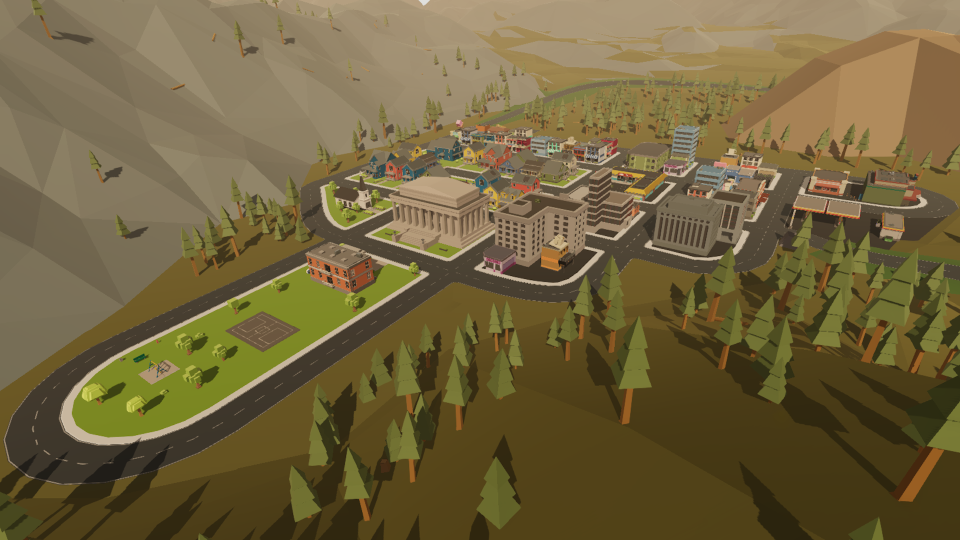
#> input picture PIL #2/backgrounds/town.png, 1920 x 1080 px, found by its file name (shown at 1/2 size); its folder holds 4 pictures in this run
$ python test2.py
#> lines starting #> are read from the running program, lines starting #| are printed output that depends on the picture; pictures that were not available may be replaced by others from this repository, and a replacement may not be noted
from PIL import Image, ImageFilter, ImageDraw, ImageFont
import os
import random
import time
from fontTools.ttLib import TTCollection

OPACITY = 200
LEFT_TEXT = 1160
RIGHT_TEXT = 1880
RIGHT_Y_POSITION = 75
FONT_PATH = "/System/Library/Fonts/HelveticaNeue.ttc"


# cards
SIZE = (500, 250)
TOP_Y_POSITION = 335
SPACING = int((1120 - (2*SIZE[0]))/3)
LEFT = SPACING + SIZE[1]
RIGHT = (1120 - SIZE[1]) - SPACING


def draw_text(text, color, position, font_size, index, anchor):
    draw = ImageDraw.Draw(im)
    font = ImageFont.truetype(FONT_PATH, font_size, index=index)
    draw.text(position, str(text), font=font, fill=color,anchor=anchor)

def text_bold(text, color, position, font_size, anchor):
    draw_text(text, color, position, font_size, 10, anchor=anchor)

def text(text, color, position, font_size, anchor):
    draw_text(text, color, position, font_size, 0, anchor=anchor)

def text_narrow(text, color, position, font_size, anchor):
    draw_text(text, color, position, font_size, 7, anchor=anchor)

def get_random_background():
    folder_path = "PIL #2/backgrounds"
    png_files = [file for file in os.listdir(folder_path)]

    image = random.choice(png_files)

    image_path = os.path.join(folder_path, image)
    im = Image.open(image_path)
#> im is the input picture: PIL image 1920x1080 RGBA; mean R, G, B, A 113.1, 99, 61.3, 255
    im = im.filter(ImageFilter.GaussianBlur(radius=5.0))

    return im

def logo(im):
    logo = Image.open("PIL #2/wb_logo.png")
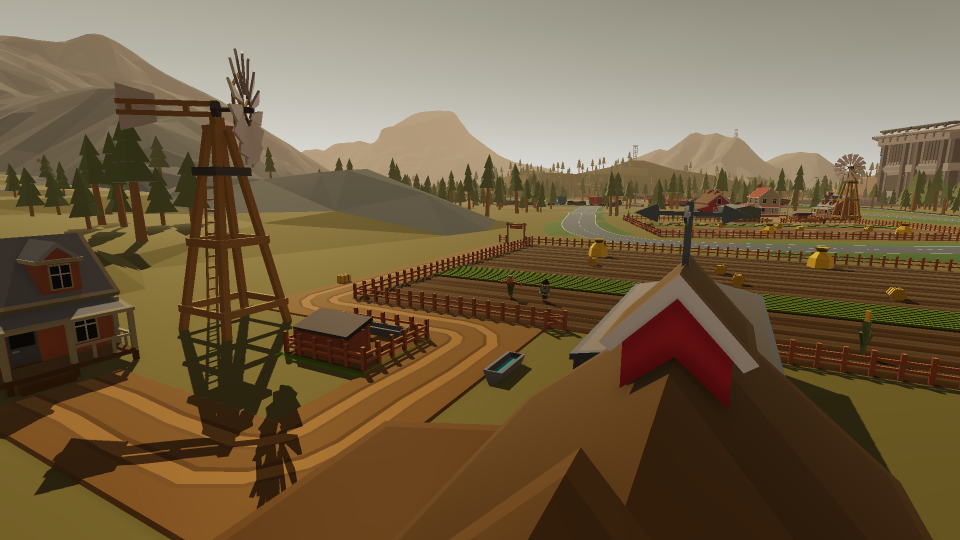
#> input picture PIL #2/backgrounds/farm.png, 1920 x 1080 px, given in place of wb_logo.png, which was not available (shown at 1/2 size)
#> logo is the input picture: PIL image 1920x1080 RGB; mean R, G, B 114.4, 95.5, 67.3

    logo = logo.resize((150,134), Image.LANCZOS).convert("RGBA")
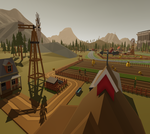
#> logo: PIL image 150x134 RGBA; mean R, G, B, A 114.4, 95.5, 67.3, 255

    im.paste(logo, (73,38), logo)

def create_right_background(im):
    shape = [(1120, 0), (1920, 1080)]
    size = shape[1][0] - shape[0][0], shape[1][1] - shape[0][1]
    print(size)

    # Create rectangle in 'RGBA' mode for transparency support
    rectangle = Image.new('RGBA', size, (0, 0, 0, 0))
#> rectangle: PIL image 800x1080 RGBA; every value is 0

    draw = ImageDraw.Draw(rectangle)

    draw.rectangle([(0, 0), (800, 1080)], fill=(0, 0, 0, OPACITY))

    # Paste the rectangle onto the image with transparency
    im.paste(rectangle, (shape[0][0], shape[0][1]), rectangle)


def profile_pic(im):
    profile_pic = Image.open("PIL #2/profile_pic.png")
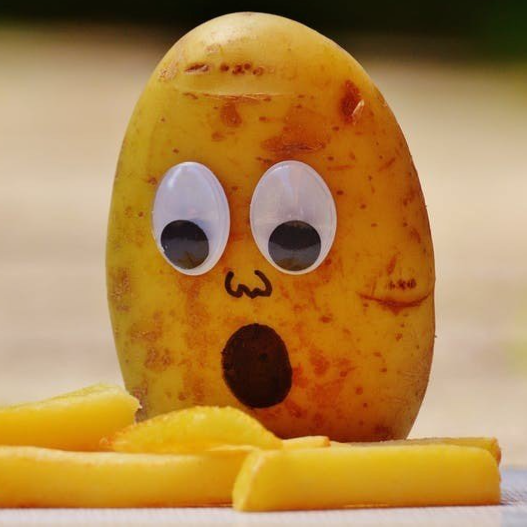
#> input picture PIL #2/profile_pic.png, 527 x 527 px, found by its file name
#> profile_pic is the input picture: PIL image 527x527 RGBA; mean R, G, B, A 175.4, 132.5, 72.5, 255

    profile_pic = profile_pic.resize((256,256), Image.LANCZOS).convert("RGBA")
#> profile_pic: PIL image 256x256 RGBA

    mask_size = (profile_pic.size[0]*4, profile_pic.size[1]*4)
#> mask_size = (1024, 1024)
    mask = Image.new("L", mask_size, 0)
#> mask: PIL image 1024x1024 L; every value is 0
    draw = ImageDraw.Draw(mask)
    draw.ellipse((0, 0, mask_size[0], mask_size[1]), fill=255)

    mask = mask.resize(profile_pic.size, Image.LANCZOS)
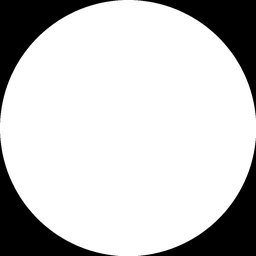
#> mask: PIL image 256x256 L; min 0, max 255, mean 200.6

    circular_img = Image.new("RGBA", profile_pic.size, (0, 0, 0, 0))
#> circular_img: PIL image 256x256 RGBA; every value is 0
    circular_img.paste(profile_pic, (0,0), mask)
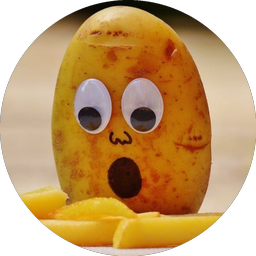
#> circular_img: PIL image 256x256 RGBA; mean R, G, B, A 142.7, 105.2, 55.5, 200.6; transparent parts drawn white

    im.paste(circular_img, (1392,RIGHT_Y_POSITION), circular_img)

def user_name(username:str, time_played:str):
    Y_POSITION = RIGHT_Y_POSITION + 300
    # username
    text_bold(text=username, color=(255,255,255), position=(1520,Y_POSITION), font_size=50, anchor="mm")
    # time played
    text_narrow(text=f"{time_played} hours", color=(255,255,255), position=(1520,Y_POSITION + 50), font_size=50, anchor="mm")


def damage_dealt(damage:str, percentile:str):
    Y_POSITION = RIGHT_Y_POSITION + 430
    # description
    text_narrow(text="Damage Dealt:", color=(255,255,255), position=(LEFT_TEXT,Y_POSITION), font_size=50, anchor="lm")
    # damage dealt
    text_bold(text=damage, color=(255,255,255), position=(LEFT_TEXT,Y_POSITION + 60), font_size=55, anchor="lm")
    # percentile
    text_narrow(text=f"Top {percentile}%", color=(255,255,255), position=(RIGHT_TEXT,Y_POSITION), font_size=40, anchor="rm")

def kdr(kdr:str, percentile:str):
    Y_POSITION = RIGHT_Y_POSITION + 560
    # description
    text_narrow(text="Kills / Death:", color=(255,255,255), position=(LEFT_TEXT,Y_POSITION), font_size=50, anchor="lm")
    # kdr
    text_bold(text=kdr, color=(255,255,255), position=(LEFT_TEXT,Y_POSITION + 60), font_size=55, anchor="lm")
    # percentile
    text_narrow(text=f"Top {percentile}%", color=(255,255,255), position=(RIGHT_TEXT,Y_POSITION), font_size=40, anchor="rm")

def kpm(kpm:str, percentile:str):
    Y_POSITION = RIGHT_Y_POSITION + 690
    # description
    text_narrow(text="Kills / Min:", color=(255,255,255), position=(LEFT_TEXT,Y_POSITION), font_size=50, anchor="lm")
    # kpm
    text_bold(text=kpm, color=(255,255,255), position=(LEFT_TEXT,Y_POSITION + 60), font_size=55, anchor="lm")
    # percentile
    text_narrow(text=f"Top {percentile}%", color=(255,255,255), position=(RIGHT_TEXT,Y_POSITION), font_size=40, anchor="rm")

def level(level:str, percentage:str, xp:str, percentile:str):
    Y_POSITION = RIGHT_Y_POSITION + 820
    # level
    text_bold(text=f"Level {level}", color=(255,255,255), position=(LEFT_TEXT,Y_POSITION), font_size=55, anchor="lm")
    # percent to next level
    text_narrow(text=f"{percentage}% to next level", color=(255,255,255), position=(LEFT_TEXT,Y_POSITION + 50), font_size=50, anchor="lm")
    # XP
    text_narrow(text=f"XP: {xp}", color=(255,255,255), position=(LEFT_TEXT,Y_POSITION + 100), font_size=50, anchor="lm")
    # percentile
    text_narrow(text=f"Top {percentile}%", color=(255,255,255), position=(RIGHT_TEXT,Y_POSITION), font_size=40, anchor="rm")

def create_rounded_rectangle(image, size, corner_radius, color, position, scale_factor=3):
#> called with size = (500, 250), corner_radius = 10, color = (0, 0, 0, 200), position = (290, 335), scale_factor = 3
    width, height = size
    scaled_size = (width * scale_factor, height * scale_factor)
    scaled_radius = corner_radius * scale_factor

    # centre on position, rather than top left
    position = int(position[0] - width/2), int(position[1] - height/2)

    # Create a scaled-up image
    rectangle = Image.new('RGBA', scaled_size, (0, 0, 0, 0))
#> rectangle: PIL image 1500x750 RGBA; every value is 0
    draw = ImageDraw.Draw(rectangle)

    # Draw the rounded rectangle on the scaled image
    draw.rounded_rectangle(
        [(0, 0), scaled_size],
        radius=scaled_radius,
        fill=color
    )

    # Downscale the image to the target size to apply anti-aliasing
    rounded_rectangle = rectangle.resize(size, Image.LANCZOS)
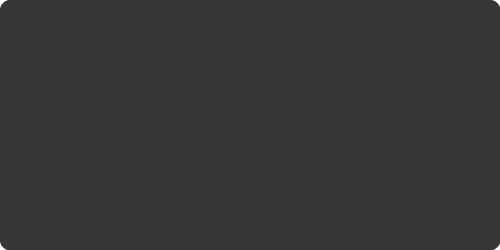
#> rounded_rectangle: PIL image 500x250 RGBA; mean R, G, B, A 0, 0, 0, 199.9; transparent parts drawn white
    image.paste(rounded_rectangle, position, rounded_rectangle)

def create_backgrounds():
    # row 1
    create_rounded_rectangle(image=im, size=SIZE, corner_radius=10, color=(0,0,0,OPACITY), position=(LEFT,TOP_Y_POSITION))
    create_rounded_rectangle(image=im, size=SIZE, corner_radius=10, color=(0,0,0,OPACITY), position=(RIGHT,TOP_Y_POSITION))
    # row 2
    create_rounded_rectangle(image=im, size=SIZE, corner_radius=10, color=(0,0,0,OPACITY), position=(LEFT,TOP_Y_POSITION + SPACING + SIZE[1]))
    create_rounded_rectangle(image=im, size=SIZE, corner_radius=10, color=(0,0,0,OPACITY), position=(RIGHT,TOP_Y_POSITION + SPACING + SIZE[1]))
    # row 3
    create_rounded_rectangle(image=im, size=SIZE, corner_radius=10, color=(0,0,0,OPACITY), position=(LEFT,TOP_Y_POSITION + 2*(SPACING + SIZE[1])))
    create_rounded_rectangle(image=im, size=SIZE, corner_radius=10, color=(0,0,0,OPACITY), position=(RIGHT,TOP_Y_POSITION + 2*(SPACING + SIZE[1])))

def kill_card(kills:str, percentile:str):
    LEFT_POSITION = LEFT - (SIZE[0]/2) + 30
    text_narrow(text=f"Kills:", color=(255,255,255), position=(LEFT_POSITION, TOP_Y_POSITION - 60), font_size=55, anchor="lm")
    text_bold(text=kills, color=(255,255,255), position=(LEFT_POSITION, TOP_Y_POSITION), font_size=55, anchor="lm")
    text_narrow(text=f"Top {percentile}%", color=(255,255,255), position=(LEFT_POSITION, TOP_Y_POSITION + 60), font_size=40, anchor="lm")

def deaths_card(kills:str, percentile:str):
    RIGHT_POSITION = RIGHT - (SIZE[0]/2) + 30
    text_narrow(text=f"Deaths:", color=(255,255,255), position=(RIGHT_POSITION, TOP_Y_POSITION - 60), font_size=55, anchor="lm")
    text_bold(text=kills, color=(255,255,255), position=(RIGHT_POSITION, TOP_Y_POSITION), font_size=55, anchor="lm")
    text_narrow(text=f"Top {percentile}%", color=(255,255,255), position=(RIGHT_POSITION, TOP_Y_POSITION + 60), font_size=40, anchor="lm")

def classic_wins(wins:str, percentile:str):
    LEFT_POSITION = LEFT - (SIZE[0]/2) + 30
    text_narrow(text=f"Classic Wins:", color=(255,255,255), position=(LEFT_POSITION, (TOP_Y_POSITION + SPACING + SIZE[1]) - 60), font_size=55, anchor="lm")
    text_bold(text=wins, color=(255,255,255), position=(LEFT_POSITION, (TOP_Y_POSITION + SPACING + SIZE[1])), font_size=55, anchor="lm")
    text_narrow(text=f"Top {percentile}%", color=(255,255,255), position=(LEFT_POSITION, (TOP_Y_POSITION + SPACING + SIZE[1]) + 60), font_size=40, anchor="lm")

def br_wins(wins:str, percentile:str):
    RIGHT_POSITION = RIGHT - (SIZE[0]/2) + 30
    text_narrow(text=f"BR Wins:", color=(255,255,255), position=(RIGHT_POSITION, (TOP_Y_POSITION + SPACING + SIZE[1]) - 60), font_size=55, anchor="lm")
    text_bold(text=wins, color=(255,255,255), position=(RIGHT_POSITION, (TOP_Y_POSITION + SPACING + SIZE[1])), font_size=55, anchor="lm")
    text_narrow(text=f"Top {percentile}%", color=(255,255,255), position=(RIGHT_POSITION, (TOP_Y_POSITION + SPACING + SIZE[1]) + 60), font_size=40, anchor="lm")
#> in draw_text (call 27), `draw = ImageDraw.Draw(im)`:
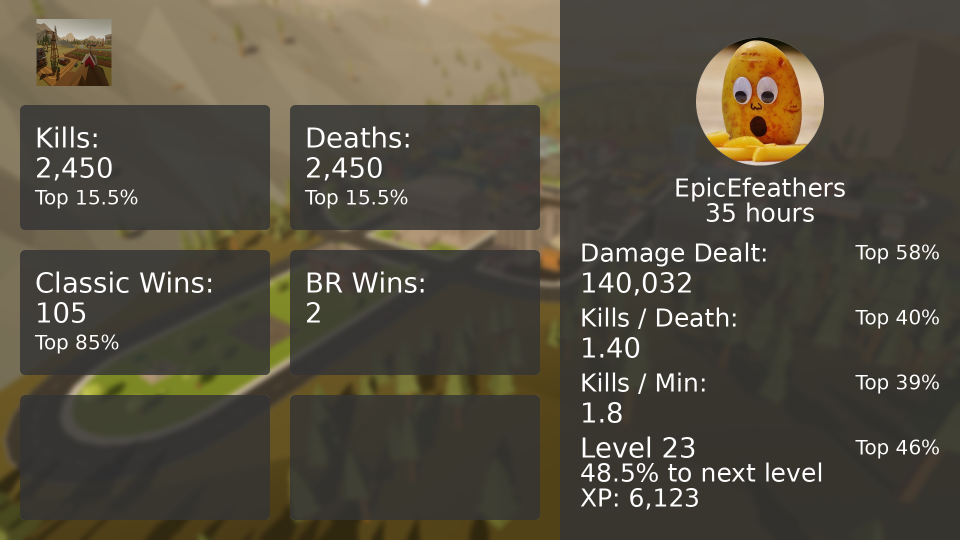
#> im: PIL image 1920x1080 RGBA (shown at 1/2 size); mean R, G, B, A 56.1, 49.7, 34.4, 223.7; transparent parts drawn white

def killsELO(elo:str, percentile:str):
    LEFT_POSITION = LEFT - (SIZE[0]/2) + 30
    text_narrow(text=f"Kills ELO:", color=(255,255,255), position=(LEFT_POSITION, (TOP_Y_POSITION + 2*(SPACING + SIZE[1])) - 60), font_size=55, anchor="lm")
    text_bold(text=elo, color=(255,255,255), position=(LEFT_POSITION, (TOP_Y_POSITION + 2*(SPACING + SIZE[1]))), font_size=55, anchor="lm")
    text_narrow(text=f"Top {percentile}%", color=(255,255,255), position=(LEFT_POSITION, (TOP_Y_POSITION + 2*(SPACING + SIZE[1])) + 60), font_size=40, anchor="lm")

def gamesELO(elo:str, percentile:str):
    RIGHT_POSITION = RIGHT - (SIZE[0]/2) + 30
    text_narrow(text=f"Games ELO:", color=(255,255,255), position=(RIGHT_POSITION, (TOP_Y_POSITION + 2*(SPACING + SIZE[1])) - 60), font_size=55, anchor="lm")
    text_bold(text=elo, color=(255,255,255), position=(RIGHT_POSITION, (TOP_Y_POSITION + 2*(SPACING + SIZE[1]))), font_size=55, anchor="lm")
    text_narrow(text=f"Top {percentile}%", color=(255,255,255), position=(RIGHT_POSITION, (TOP_Y_POSITION + 2*(SPACING + SIZE[1])) + 60), font_size=40, anchor="lm")


im = get_random_background()

logo(im)
create_right_background(im)
profile_pic(im)
user_name("EpicEfeathers", "35")

damage_dealt("140,032", "58")
kdr("1.40", "40")
kpm("1.8", "39")
level(level="23", percentage="48.5", xp="6,123", percentile="46")

create_backgrounds()
kill_card("2,450", "15.5")
deaths_card("2,450", "15.5")
classic_wins("105", "85")
br_wins("2", "90")
killsELO("1650", "31")
gamesELO("2014", "10")

im.show()
